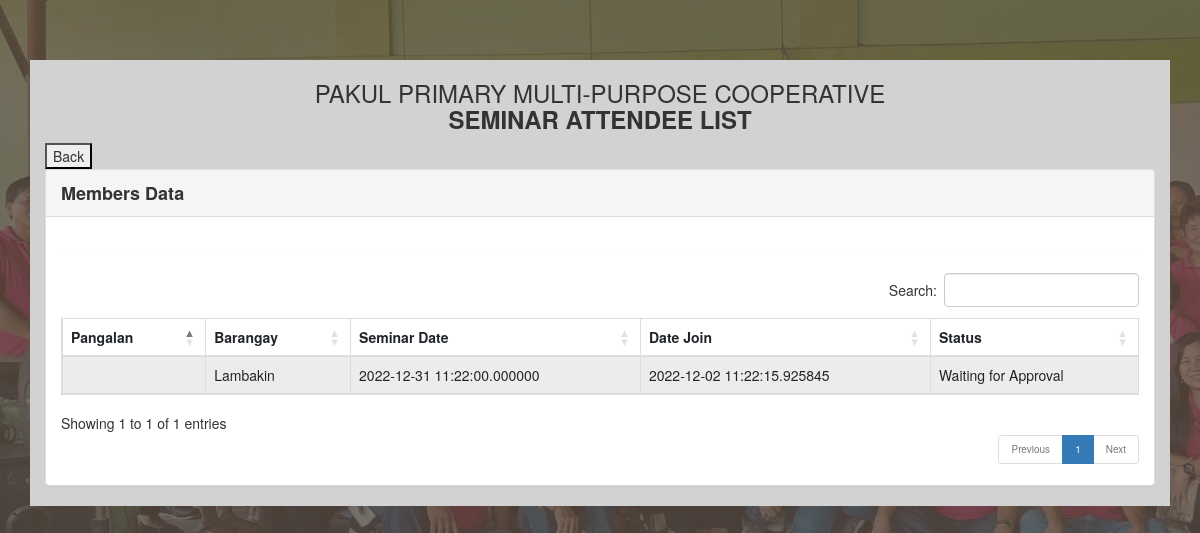
/userpage/pendingpublic.php, run on the app's committed database.
### tables this page shows
CREATE TABLE `seminar` (
  `id` int(12) NOT NULL,
  `picture` blob NOT NULL,
  `tin` varchar(100) NOT NULL,
  `pangalan` varchar(100) NOT NULL,
  `edad` varchar(100) NOT NULL,
  `barangay` varchar(100) NOT NULL,
  `bayan` varchar(100) NOT NULL,
  `attended` varchar(255) NOT NULL,
  `interview` varchar(255) NOT NULL,
  `requirements` varchar(255) NOT NULL,
  `INCreq` varchar(255) NOT NULL,
  `pay` varchar(255) NOT NULL,
  `howmuch` varchar(255) NOT NULL,
  `howmuch2` varchar(100) NOT NULL,
  `howmuch3` varchar(100) NOT NULL,
  `date_join` datetime(6) NOT NULL,
  `type` varchar(255) NOT NULL,
  `status` varchar(100) NOT NULL,
  `seminardate` datetime(6) NOT NULL,
  `clearance` blob NOT NULL,
  `marriage` blob NOT NULL,
  `contact` varchar(100) NOT NULL,
  `firstname` varchar(100) NOT NULL,
  `middlename` varchar(100) NOT NULL,
  `lastname` varchar(100) NOT NULL,
  `reasondisapproval` varchar(100) NOT NULL
);

### userpage/pendingpublic.php (the view, shortened to what this page needs)
<!DOCTYPE html>
<html lang="en">
<head>
    <link rel="stylesheet" href="https://cdnjs.cloudflare.com/ajax/libs/twitter-bootstrap/5.2.0/css/bootstrap.min.css">
    <link rel="stylesheet" href="https://cdn.datatables.net/1.12.1/css/dataTables.bootstrap5.min.css">
    <link rel="stylesheet" href="https://maxcdn.bootstrapcdn.com/bootstrap/3.3.6/css/bootstrap.min.css" />
    <link rel="stylesheet" href="https://cdn.datatables.net/1.10.12/css/dataTables.bootstrap.min.css" />
</head>
<body>
    <br>
    <br>
    <br>
		<div class="container">
			<h3 align="center">PAKUL PRIMARY MULTI-PURPOSE COOPERATIVE<br><b>SEMINAR ATTENDEE LIST</b> </h3>
        <button onclick="history.back()">Back</button>
        <br>
			<div class="panel panel-default">
				<div class="panel-heading"><b>Members Data</b></div>
				<div class="panel-body">
					<div class="table-responsive">
                    <div class="form-group">
    <hr>
    <?php
    include 'database_connection.php';
    $stmt=$conn->prepare("SELECT * FROM seminar");
    $stmt->execute();
    $result=$stmt->get_result();
    ?>
   </div>
						<table class="table table-bordered table-striped" id="example" >
							<thead>
								<tr>
									<th>Pangalan</th>
									<th>Barangay</th>
									<th>Seminar Date</th>
									<th>Date Join</th>
									<th>Status</th>
								</tr>
        </thead>
        <tbody>             <?php
                                while ($row=$result->fetch_assoc()) {
                                ?>
                                <tr>
                                    <td> <?=$row['pangalan']; ?></td>
                                    <td> <?=$row['barangay']; ?></td>
                                    <td> <?=$row['seminardate']; ?></td>
                                    <td> <?=$row['date_join']; ?></td>
                                    <td> <?=$row['status']; ?></td>
                                </tr>
                                <?php } ?>
                            </tbody>
						</table>
					</div>
				</div>
			</div>
		</div>
</body>
</html>

### userpage/pendingpublic.php (style rules this page uses)
body { background: linear-gradient(to bottom, rgba(92, 77, 66, 0.8) 0%, rgba(92, 77, 66, 0.8) 100%), url("../memberslist/img/bg.jpg"); }
.container { background-color:#D2D2D2; }
.panel-heading { font-size:18px; }

### data on the page
seminar: barangay "Lambakin", seminardate "2022-12-31 11:22:00.000000", date_join "2022-12-02 11:22:15.925845", status "Waiting for Approval"
